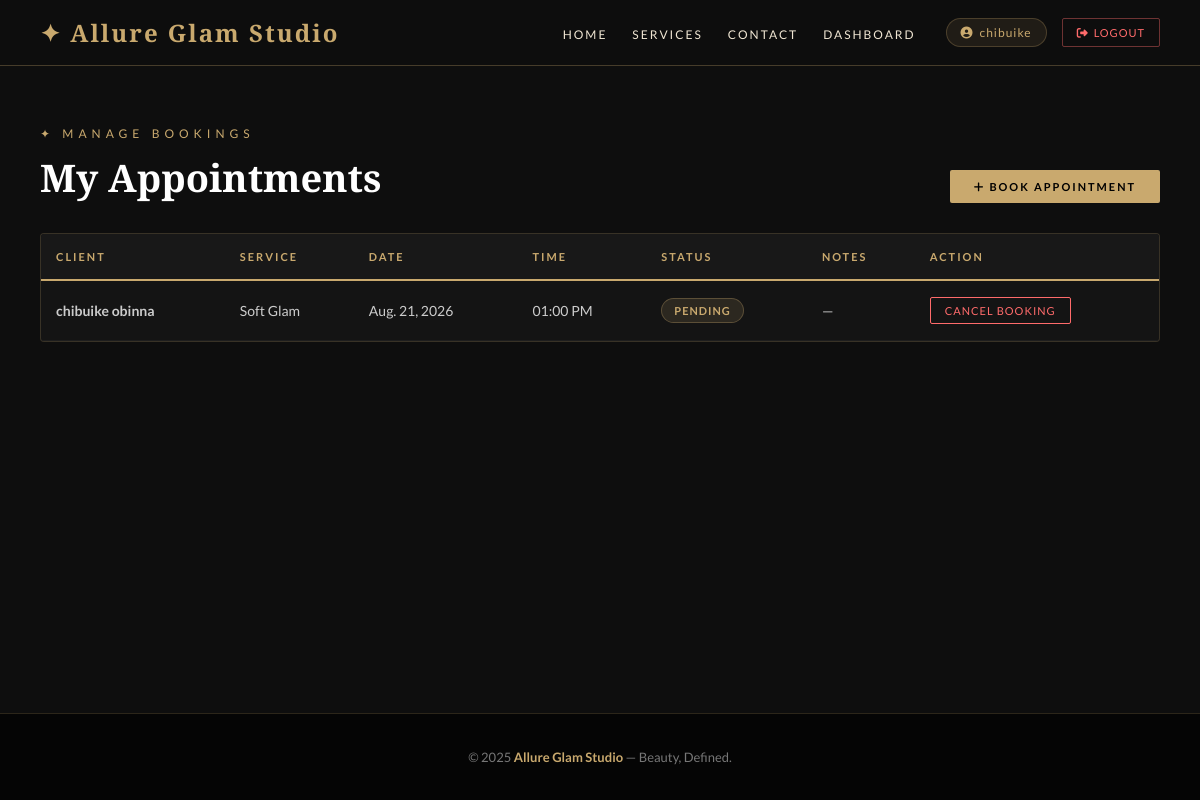
The app's page /dashboard/ (signed in) with its own data.
### bookings/models.py (models this page shows, shortened)
class Appointment(models.Model):
    STATUS_CHOICES = [
        ('pending', 'Pending'),
        ('confirmed', 'Confirmed'),
        ('cancelled', 'Cancelled'),
        ('completed', 'Completed'),
    ]
    client = models.ForeignKey(Client, on_delete=models.CASCADE, related_name='appointments')
    service = models.ForeignKey(Service, on_delete=models.CASCADE, related_name='appointments')
    date = models.DateField()
    time = models.TimeField()
    status = models.CharField(max_length=20, choices=STATUS_CHOICES, default='pending')
    notes = models.TextField(blank=True)  # Optional notes from client
    created_at = models.DateTimeField(auto_now_add=True)
    class Meta:
        ordering = ['-date', '-time']

class Client(models.Model):
    user = models.OneToOneField(User, on_delete=models.SET_NULL, null=True, blank=True, related_name='client_profile')
    first_name = models.CharField(max_length=50)
    last_name = models.CharField(max_length=50)
    email = models.EmailField(unique=True)
    phone = models.CharField(max_length=20)

class Service(models.Model):
    name = models.CharField(max_length=100)
    description = models.TextField()
    duration_minutes = models.IntegerField()
    price = models.DecimalField(max_digits=10, decimal_places=2)
    image = models.ImageField(upload_to='services/', blank=True, null=True)

### bookings/views.py (the view)
# urls.py: path('dashboard/', views.dashboard, name='dashboard'),
@login_required(login_url='login')
def dashboard(request):
    is_staff_user = request.user.is_staff or request.user.is_superuser
    if is_staff_user:
        status_filter = request.GET.get('status', '').strip()
        search_query = request.GET.get('q', '').strip()
        appointments = Appointment.objects.select_related('client', 'service').all()
        if status_filter in ['pending', 'confirmed', 'cancelled', 'completed']:
            appointments = appointments.filter(status=status_filter)
        if search_query:
            appointments = appointments.filter(
                Q(client__first_name__icontains=search_query) |
                Q(client__last_name__icontains=search_query) |
                Q(client__email__icontains=search_query) |
                Q(service__name__icontains=search_query)
            )
    else:
        appointments = Appointment.objects.select_related('client', 'service').filter(
            Q(client__user=request.user) | Q(client__email=request.user.email)
        )
        status_filter = ''
        search_query = ''
    return render(request, 'bookings/dashboard.html', {
        'appointments': appointments,
        'is_staff': is_staff_user,
        'current_status': status_filter,
        'search_query': search_query,
    })

### bookings/templates/bookings/dashboard.html (shortened to what this page needs)
{% extends 'bookings/base.html' %}
{% block content %}
<section class="dashboard-section">
    <div class="dashboard-header">
        <div>
            <p class="section-label">✦ Manage Bookings</p>
            <h2>{% if is_staff %}Appointments Dashboard{% else %}My Appointments{% endif %}</h2>
        </div>
        <div>
            <a href="/#services" class="btn-new-booking"><i class="fas fa-plus"></i> Book Appointment</a>
        </div>
    </div>
    {% if appointments %}
    <div class="table-container">
        <table>
            <thead>
                <tr>
                    <th>Client</th>
                    <th>Service</th>
                    <th>Date</th>
                    <th>Time</th>
                    <th>Status</th>
                    <th>Notes</th>
                    <th>Action</th>
                </tr>
            </thead>
            <tbody>
                {% for appt in appointments %}
                <tr>
                    <td>
                        <strong>{{ appt.client.first_name }} {{ appt.client.last_name }}</strong>
                    </td>
                    <td>{{ appt.service.name }}</td>
                    <td>{{ appt.date }}</td>
                    <td>{{ appt.time|time:"h:i A" }}</td>
                    <td>
                        {% if is_staff %}
                        <form method="POST" action="{% url 'update_status' appt.id %}" class="status-select-form">
                            {% csrf_token %}
                            <select name="status" onchange="this.form.submit()">
                                <option value="pending" {% if appt.status == 'pending' %}selected{% endif %}>Pending</option>
                                <option value="confirmed" {% if appt.status == 'confirmed' %}selected{% endif %}>Confirmed</option>
                                <option value="completed" {% if appt.status == 'completed' %}selected{% endif %}>Completed</option>
                                <option value="cancelled" {% if appt.status == 'cancelled' %}selected{% endif %}>Cancelled</option>
                            </select>
                        </form>
                        {% else %}
                        <span class="badge badge-{{ appt.status }}">{{ appt.get_status_display }}</span>
                        {% endif %}
                    </td>
                    <td>{{ appt.notes|default:"—" }}</td>
                    <td>
                        {% if is_staff %}
                        <div class="action-group">
                            {% if appt.status == 'pending' %}
                            <form method="POST" action="{% url 'update_status' appt.id %}" style="display:inline;">
                                {% csrf_token %}
                                <input type="hidden" name="status" value="confirmed">
                                <button type="submit" class="btn-accept" title="Accept Booking">Accept</button>
                            </form>
                            <form method="POST" action="{% url 'update_status' appt.id %}" style="display:inline;">
                                {% csrf_token %}
                                <input type="hidden" name="status" value="cancelled">
                                <button type="submit" class="btn-cancel-admin" title="Cancel Booking">Cancel</button>
                            </form>
                            {% elif appt.status == 'confirmed' %}
                            <form method="POST" action="{% url 'update_status' appt.id %}" style="display:inline;">
                                {% csrf_token %}
                                <input type="hidden" name="status" value="completed">
                                <button type="submit" class="btn-accept" style="background:#2255c9; border-color:#2255c9; color:#fff;" title="Mark Completed">Complete</button>
                            </form>
                            <form method="POST" action="{% url 'update_status' appt.id %}" style="display:inline;">
                                {% csrf_token %}
                                <input type="hidden" name="status" value="cancelled">
                                <button type="submit" class="btn-cancel-admin" title="Cancel Booking">Cancel</button>
                            </form>
                            {% endif %}
                            <form method="POST" action="{% url 'delete_appointment' appt.id %}" onsubmit="return confirm('Are you sure you want to permanently delete this appointment?')" style="display:inline;">
                                {% csrf_token %}
                                <button type="submit" class="btn-delete" title="Delete Record">Delete</button>
                            </form>
                        </div>
                        {% else %}
                            {% if appt.status == 'pending' or appt.status == 'confirmed' %}
                            <form method="POST" action="{% url 'cancel_appointment' appt.id %}" onsubmit="return confirm('Are you sure you want to cancel this appointment?')">
                                <button type="submit" class="btn-cancel-user">Cancel Booking</button>
                            </form>
                            {% else %}
                            <span style="color:#777; font-size:12px;">—</span>
                            {% endif %}
                        {% endif %}
                    </td>
                </tr>
                {% endfor %}
            </tbody>
        </table>
    </div>
    {% else %}
    <div class="empty-state">
        <p>No appointments found. {% if not is_staff %}Ready for your next look?{% endif %} 💄</p>
        <a href="/#services" class="btn-new-booking">Explore Services & Book</a>
    </div>
    {% endif %}
</section>
{% endblock %}

### bookings/templates/bookings/base.html (shortened to what this page needs)
<!DOCTYPE html>
<html lang="en">
<head>
    <link href="https://cdnjs.cloudflare.com/ajax/libs/font-awesome/6.4.0/css/all.min.css" rel="stylesheet">
</head>
<body>
<header>
    <nav>
        <a href="/" class="logo">✦ Allure Glam Studio</a>
        <div class="nav-links-wrapper" id="navLinksWrapper">
            <ul class="nav-menu">
                <li><a href="/">Home</a></li>
                <li><a href="/#services">Services</a></li>
                <li><a href="/#contact">Contact</a></li>
                <li><a href="/dashboard/">Dashboard</a></li>
            </ul>
            <div class="nav-auth">
                {% if user.is_authenticated %}
                    <span class="user-greeting">
                        <i class="fas fa-user-circle"></i>
                        {{ user.first_name|default:user.username }}
                    </span>
                    <a href="/logout/" class="btn-nav-logout"><i class="fas fa-sign-out-alt"></i> Logout</a>
                {% else %}
                    <a href="/login/" class="btn-nav-login">Sign In</a>
                    <a href="/signup/" class="btn-nav-signup">Sign Up</a>
                {% endif %}
            </div>
        </div>
    </nav>
</header>
<main>
    {% block content %}{% endblock %}
</main>
<footer>
    <p>© 2025 <span>Allure Glam Studio</span> — Beauty, Defined.</p>
</footer>
</body>
</html>

### bookings/templates/bookings/base.html (style rules this page uses)
* { margin: 0; padding: 0; box-sizing: border-box; }
html { scroll-behavior: smooth; }
body { font-family: 'Lato', sans-serif; background-color: #0e0e0e; color: #f0e6d3; min-height: 100vh; display: flex; flex-direction: column; }
header { position: sticky; top: 0; z-index: 1000; background: rgba(14, 14, 14, 0.95); backdrop-filter: blur(10px); border-bottom: 1px solid rgba(201, 169, 110, 0.3); }
nav { display: flex; justify-content: space-between; align-items: center; padding: 16px 40px; max-width: 1400px; margin: 0 auto; }
.logo { font-family: 'Playfair Display', serif; font-size: 24px; font-weight: 700; color: #c9a96e; text-decoration: none; letter-spacing: 2px; display: flex; align-items: center; gap: 8px; transition: color 0.3s; }
.nav-links-wrapper { display: flex; align-items: center; gap: 30px; }
.nav-menu { list-style: none; display: flex; align-items: center; gap: 25px; }
.nav-menu a { color: #f0e6d3; text-decoration: none; font-size: 12px; letter-spacing: 2px; text-transform: uppercase; font-weight: 400; transition: color 0.3s, transform 0.2s; position: relative; padding: 6px 0; }
.nav-menu a::after { content: ''; position: absolute; bottom: 0; left: 0; width: 0; height: 2px; background: #c9a96e; transition: width 0.3s ease; }
.nav-auth { display: flex; align-items: center; gap: 15px; }
.user-greeting { font-size: 12px; color: #c9a96e; letter-spacing: 1px; display: flex; align-items: center; gap: 6px; background: rgba(201, 169, 110, 0.1); padding: 6px 14px; border-radius: 20px; border: 1px solid rgba(201, 169, 110, 0.25); }
.btn-nav-logout { color: #ff6b6b; border: 1px solid rgba(255, 107, 107, 0.4); padding: 7px 14px; text-decoration: none; font-size: 11px; letter-spacing: 1px; text-transform: uppercase; border-radius: 2px; transition: all 0.3s; display: inline-flex; align-items: center; gap: 5px; }
main { flex: 1; }
footer { background: #050505; text-align: center; padding: 35px 20px; color: #777; font-size: 13px; border-top: 1px solid rgba(201, 169, 110, 0.2); margin-top: auto; }
footer span { color: #c9a96e; font-weight: 600; }

### bookings/templates/bookings/dashboard.html (style rules this page uses)
.dashboard-section { padding: 60px 40px; max-width: 1300px; margin: 0 auto; width: 100%; }
.dashboard-header { display: flex; justify-content: space-between; align-items: flex-end; margin-bottom: 30px; flex-wrap: wrap; gap: 20px; }
.dashboard-section .section-label { font-size: 12px; letter-spacing: 5px; text-transform: uppercase; color: #c9a96e; margin-bottom: 10px; }
.dashboard-section h2 { font-family: 'Playfair Display', serif; font-size: 38px; color: #fff; }
.table-container { width: 100%; overflow-x: auto; background: #141414; border: 1px solid rgba(201, 169, 110, 0.2); border-radius: 4px; }
table { width: 100%; border-collapse: collapse; min-width: 750px; }
thead tr { border-bottom: 2px solid #c9a96e; background: #181818; }
thead th { padding: 16px 15px; text-align: left; font-size: 11px; letter-spacing: 2px; text-transform: uppercase; color: #c9a96e; }
tbody tr { border-bottom: 1px solid #1e1e1e; transition: background 0.2s; }
tbody td { padding: 16px 15px; font-size: 14px; color: #ccc; vertical-align: middle; }
.badge { display: inline-block; padding: 5px 12px; font-size: 11px; letter-spacing: 1px; text-transform: uppercase; border-radius: 20px; font-weight: 600; }
.badge-pending { background: #c9a96e22; color: #c9a96e; border: 1px solid rgba(201,169,110,0.3); }
.btn-cancel-user { background: transparent; border: 1px solid #ff6b6b; color: #ff6b6b; padding: 6px 14px; font-size: 11px; letter-spacing: 1px; text-transform: uppercase; cursor: pointer; transition: all 0.3s; font-family: 'Lato', sans-serif; border-radius: 2px; }
.btn-new-booking { display: inline-block; padding: 10px 24px; background: #c9a96e; color: #000; text-decoration: none; font-size: 11px; letter-spacing: 2px; text-transform: uppercase; font-weight: 700; border-radius: 2px; transition: background 0.3s; }

### records on screen
Appointment: client.first_name "chibuike", client.last_name "obinna", service.name "Soft Glam", date "Aug. 21, 2026", time "01:00 PM", status "PENDING", notes "—", shows "CANCEL BOOKING"

### other values on screen
{{ user.first_name|default:user.username }} "chibuike"
